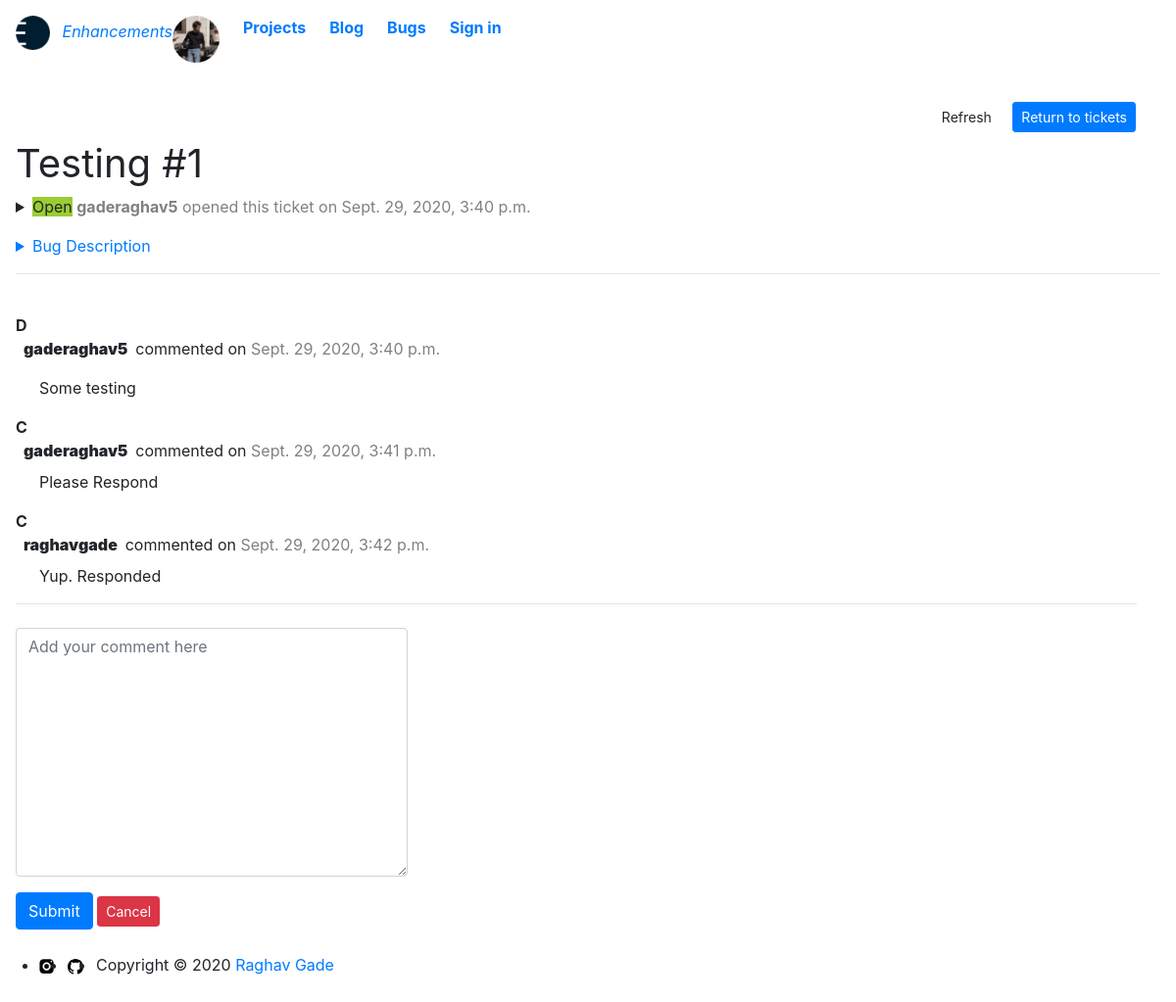
Page /ticket/1 on the earlier database version.
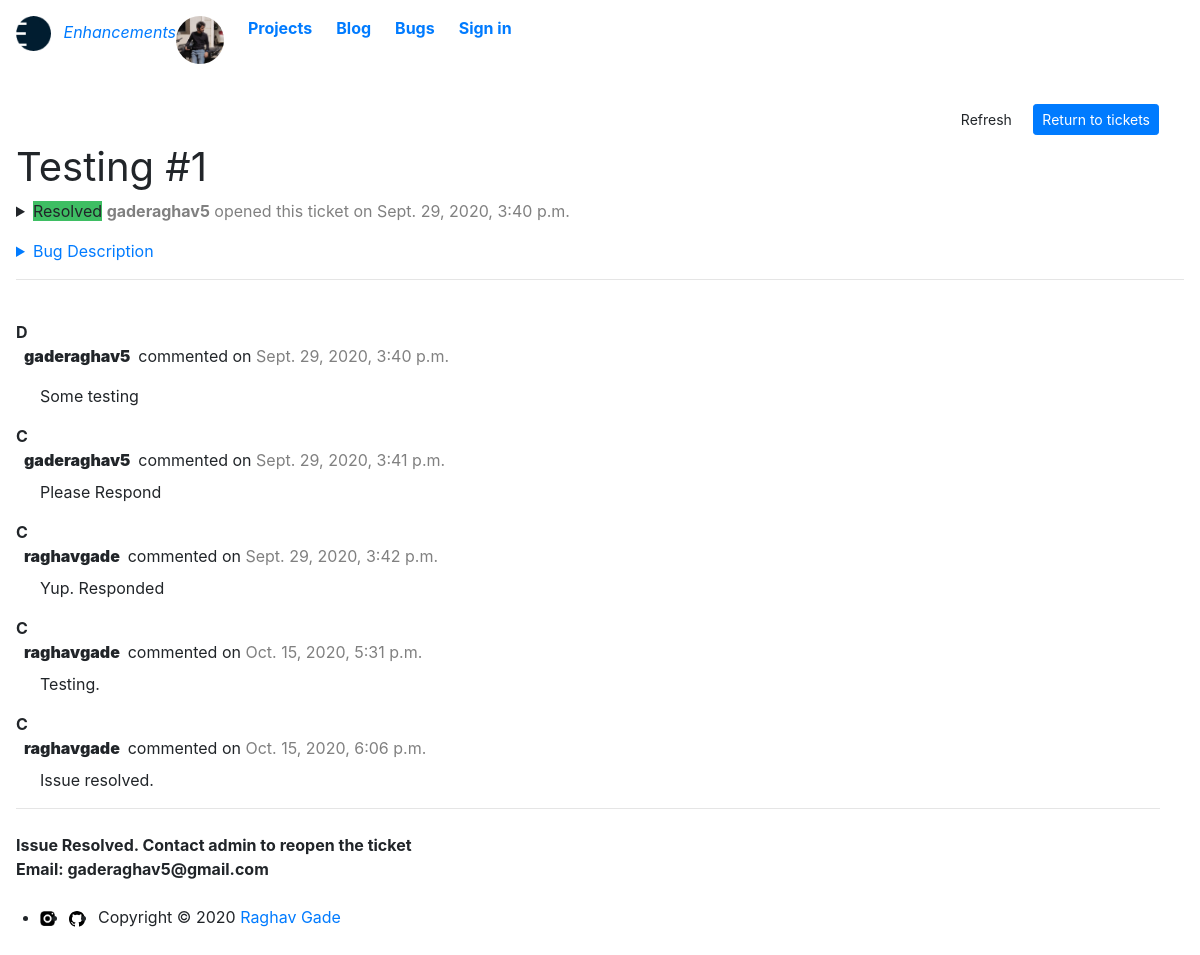
Same page on the later database version.
### base/models.py (models this page shows, shortened)
class Bug(models.Model):
    CHOICE=(
        ('Low','Low'),
        ('Minor','Minor'),
        ('Major','Major'),
        ('Critical', 'Critical'),
        ('Not a bug','Not a bug')
    )
    STATUS=(
        ('Open','Open'),
        ('Closed','Closed'),
        ('Resolved','Resolved')
    )
    project = models.ForeignKey(Project,blank=False,null=True,on_delete=models.CASCADE)
    tracking_id = HashidAutoField(min_length=8,primary_key=True,alphabet="0123456789abcdefghijklmnopqrstuvwxyz",salt="Sakura says but she doesn't mean it bolte")
    ticket_status = models.CharField(max_length=10,choices=STATUS,default="Open")
    user_email = models.EmailField(blank=False)
    date_created = models.DateTimeField(auto_now_add=True)
    updated_at = models.DateTimeField(auto_now=True)
    subject = models.CharField(max_length=200,blank=False)
    bug_severity = models.CharField(max_length=10,choices=CHOICE,default=None,blank=False)
    bug_description = MDTextField()
    user_device_information = models.TextField(max_length=1000,blank=True)

class BugComments(models.Model):
    tracking = models.ForeignKey(Bug,null=True,on_delete=models.CASCADE)
    user = models.CharField(max_length=100,blank=False)
    comment = models.TextField(null=True,blank=False)
    date_created = models.DateTimeField(auto_now_add=True)

### base/views.py (the view, shortened to what this page needs)
# urls.py: path('ticket/<str:tracking_id>', views.specificticket, name="ticket"),
def specificticket(request,tracking_id):
    ticket = Bug.objects.get(tracking_id=tracking_id)
    comments = BugComments.objects.all()
    username = ticket.user_email.split('@')
    username = username[0]
    form = BugcommentsForm()
    form2 = BugStatusForm()
    if request.method == 'POST':
        form2 = BugStatusForm(request.POST, request.FILES, instance=ticket)
        if form2.is_valid():
            form2.save()
            return HttpResponseRedirect(request.path_info)
    context = {
        'ticket' : ticket,
        'comments':comments,
        'form' : form,
        'username' : username,
        'form2' : form2,
    }
    return render(request,'base/specificticket.html',context)

### base/forms.py
class BugcommentsForm(ModelForm):
    class Meta:
        model = BugComments
        fields = ['comment']
        labels = {
            'comment': _('')
        }
        widgets = {
            'comment' : Textarea(
                attrs={'placeholder': 'Add your comment here'}
            )
        }

class BugStatusForm(ModelForm):
    class Meta:
        model = Bug
        fields = ['ticket_status','bug_severity','subject']

### base/templates/base/specificticket.html (shortened to what the changed rows need)
{% extends 'base/main.html'%}
{% load static %}
{% load humanize %}
{% load crispy_forms_tags%}
{% block content %}
<link href="https://unpkg.com/@github/details-dialog-element/dist/index.css" rel="stylesheet" />
<div class="container-lg px-3 p-2">
        <div>
            <div class="col-12 clearfix mt-2">
                <div class="d-flex float-right" style="margin-right: 10px;">
                </div>
            </div>
            <h1 class="" style="font-weight: normal;">{{ ticket.subject }} #{{ticket.tracking_id}}</h1>
            <details class="details-reset details-overlay details-overlay-dark">
              <summary  style="outline:none; border:0;">
                {% if ticket.ticket_status == "Open"%}
                <span class="State" style="width:100px; background-color: yellowgreen;">{{ticket.ticket_status}}</span>
                {% elif ticket.ticket_status == "Closed"%}
                <span class="State" style="width:100px; background-color: rgb(231, 28, 28);">{{ticket.ticket_status}}</span>
                {% elif ticket.ticket_status == "Resolved"%}
                <span class="State" style="width:100px; background-color: #3ebe63;">{{ticket.ticket_status}}</span>
                {% endif %}
                <text style="color: gray; display: inline-block;"> <strong>{{username}}</strong> opened this ticket on {{ticket.date_created}}</text>
              </summary>
            </details>
            <details class="details-reset mt-3">
              <summary class="btn-link" style="outline: none;">Bug Description <span class="dropdown-caret"></summary>
                <br>
                <br>
            </details>
            <hr>
            <div class="pl-8 pr-4 pb-8 pt-4">
                <div class="TimelineItem" >
                <div class="TimelineItem-badge" >
                  </div>
                <div class="timeline-comment-group TimelineItem-body my-0">
                  <div class="ml-n3 timeline-comment comment timeline-comment--caret">
                    <div class="timeline-comment-header clearfix">
                      <div class="pl-4">
                       <span class="text-gray-dark mr-1 css-truncate">
                            <strong class="css-truncate">
                            </strong>
                        </span>
                        commented on <text style="color: gray;">{{ticket.date_created}} </text>
                      </div>
                    </div>
                  </div>
                </div>
              </div>
                {% for comment in comments %}
                {% if comment.tracking.tracking_id == ticket.tracking_id %}
              <div class="TimelineItem" >
                <div class="TimelineItem-badge" >
                    <strong>C</strong>
                  </div>
                <div class="timeline-comment-group TimelineItem-body my-0">
                  <div class="ml-n3 timeline-comment comment timeline-comment--caret">
                    <div class="timeline-comment-header clearfix">
                      <div class="pl-4">
                       <span class="text-gray-dark mr-1 css-truncate">
                            <strong class="css-truncate">
                              <span class="text-gray-dark css-truncate-target width-fit">
                                  {% if comment.user == "AnonymousUser" %}
                                        <strong>{{username}}</strong>
                                  {% else %}
                                        <strong>{{comment.user}}</strong>
                                  {% endif %}
                              </span>
                            </strong>
                        </span>
                        commented on <text style="color: gray;">{{comment.date_created}} </text>
                      </div>
                    </div>
                    <div class="Box ml-4" style="border-radius: 0;">
                      <div class="pl-3 pt-2">
                          <p>
                              {{comment.comment}}
                          </p>
                     </div>
                    </div>
                  </div>
                </div>
              </div>
              {% endif %}
              {% endfor %}
              {% if comments %}
              <hr class="m-0">
              {% endif %}
              <br>
              {% if ticket.ticket_status == "Resolved" %}
              <b>Issue Resolved. Contact admin to reopen the ticket <br>Email: gaderaghav5@gmail.com</b>
              {% else %}
              <div style="width: 400px; ">
              <form action="" autocomplete="off" method="POST">
                {{ form|crispy }}
                <button type="submit" class="btn btn-primary">Submit</button>
                <a class="btn btn-sm btn-danger "  href="{% url 'ticket' ticket.tracking_id%}">Cancel</a>
            </form>
              </div>
              {% endif %}
            </div>
        </div>
</div>
{% endblock %}

Differences in the rows shown:
changed Bug "Testing": ticket_status "Open" → "Resolved"
added BugComments: user "raghavgade", date_created "Oct. 15, 2020, 5:31 p.m.", comment "Testing."
added BugComments: user "raghavgade", date_created "Oct. 15, 2020, 6:06 p.m.", comment "Issue resolved."
Other differences:
text no longer shown: "Submit Cancel"
text now shown: "Issue Resolved. Contact admin to reopen the ticket Email: gaderaghav5@gmail.com"
